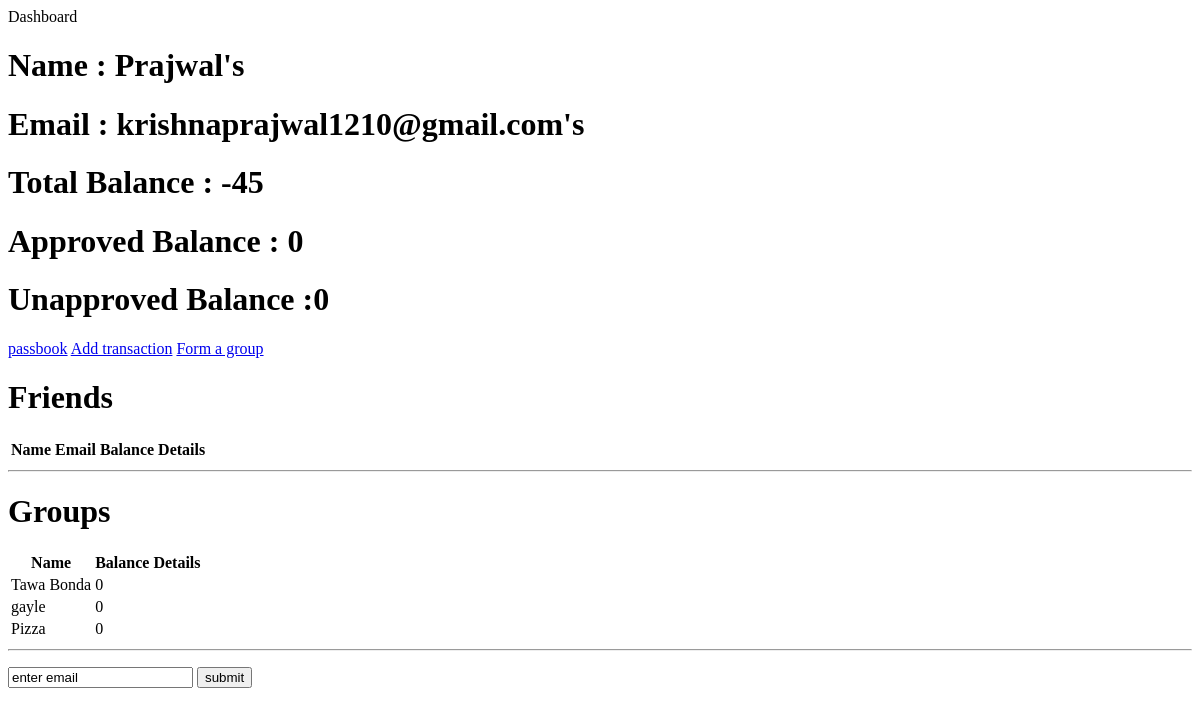
Before: /users/1 with the older database file.
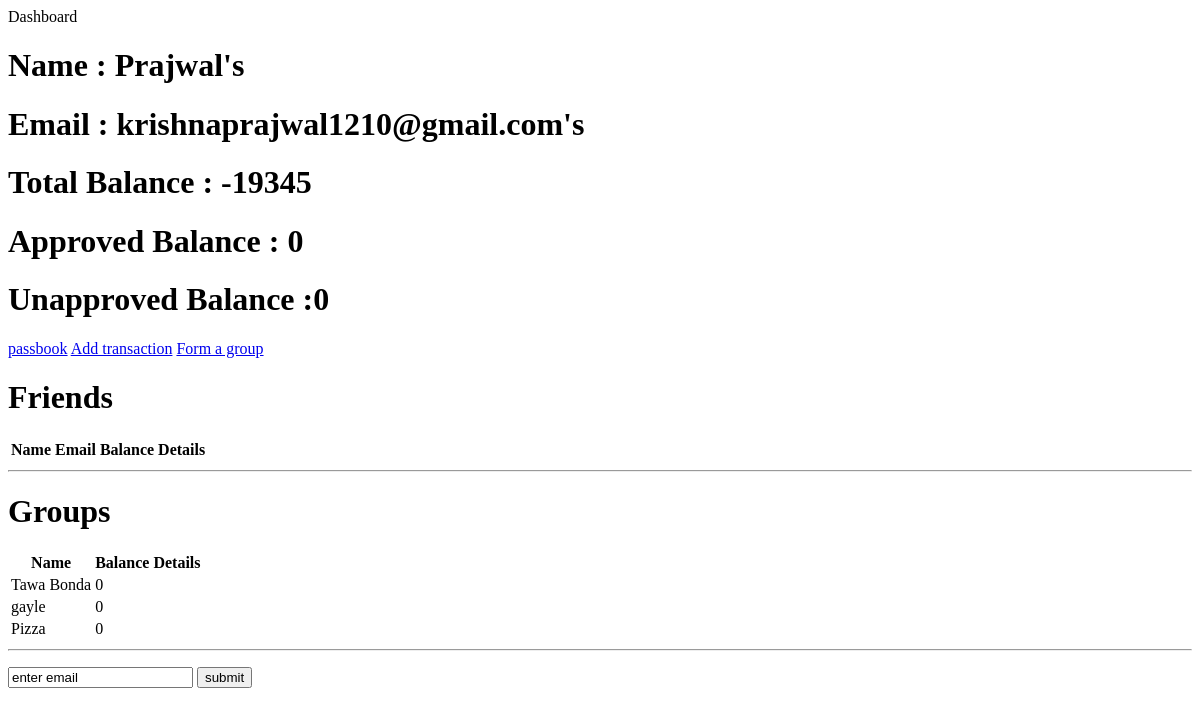
After: the same page with the newer database file.
### tables this page shows
CREATE TABLE USERS (
                  user_id integer primary key autoincrement,
                  name text not null,
                  email text not null unique,
                  password text not null,
                  total_balance integer default 0,
                  unapproved_balance integer default 0,
                  approved_balance integer default 0,
                  friends text default ",");

### signature.py (the view)
@app.route('/users/<user_id>')
def renderHome(user_id):
    user = findUserByUser_Id(user_id)
    return render_template("user_home.html",name=user[1],email=user[2],
                           user_id=user[0],total_balance=user[4],
                           approved_balance=user[6],unapproved_balance=user[5],
                           friendList=findFriends(user_id),groupList=findAllGroupsForUser(user_id))

### signature_dbms.py (called while the page is built)
def create_connection(database):
    try:
        conn = sql.connect(database)
        return conn;
    except:
        print ("Cannot access database")

def findUserByUser_Id(id):
    query = None
    conn = create_connection("database.db")
    curr = conn.cursor()
    curr.execute("SELECT * FROM USERS WHERE user_id is '{}'".format(id))
    query = curr.fetchone()
    conn.close()
    return query

def findFriends(user_id):
    user = findUserByUser_Id(user_id)
    friends = user[7].split(",")
    friendList = []
    for i in friends:
        if not i:
            continue
        friend = findUserByUser_Id(i)
        toAdd = [friend[1],friend[2],findBalanceBetween(user_id,i)]
        friendList.append(toAdd)
    return friendList

def findGroupById(group_id):
    conn = create_connection("database.db")
    curr = conn.cursor()
    curr.execute("SELECT * FROM GROUPS WHERE(group_id) IS '{}'".format(group_id))
    group = curr.fetchone()
    conn.close()
    return group

### templates/user_home.html (shortened to what this page needs)
<head>Dashboard</head>
<body>
<h1>Name : {{name}}'s </h1>
<h1>Email : {{email}}'s</h1>
<h1>Total Balance : {{total_balance}}</h1>
<h1>Approved Balance : {{approved_balance}}</h1>
<h1>Unapproved Balance :{{unapproved_balance}}</h1>
<a href="/users/{{user_id}}/passbook">passbook</a>
<a href="/users/{{user_id}}/userAddTransaction">Add transaction</a>
<a href="/{{user_id}}/makeGroupForm">Form a group</a>
<h1>Friends</h1>
<table>
<tr>
    <th>Name</th>
    <th>Email</th>
    <th>Balance</th>
    <th>Details</th>
</tr>
</table>
<hr />
<h1>Groups</h1>
<table>
<tr>
    <th>Name</th>
    <th>Balance</th>
    <th><a>Details</a></th>
</tr>
{% for i in groupList %}
<tr>
    {% for j in i %}
        <td>
            {{j}}
        </td>
    {% endfor %}
</tr>
{% endfor %}
</table>
<hr/>
<form action = "{{ url_for('addFriends',user_id = user_id) }}" method = "post">
    <p>
        <input type="text" name = "friend" value = "enter email"/>
        <input type = "submit" value = "submit" />
    </p>
</form>
</body>

Changed rows visible on the page:
changed USERS "Prajwal": total_balance "-45" → "-19345"
